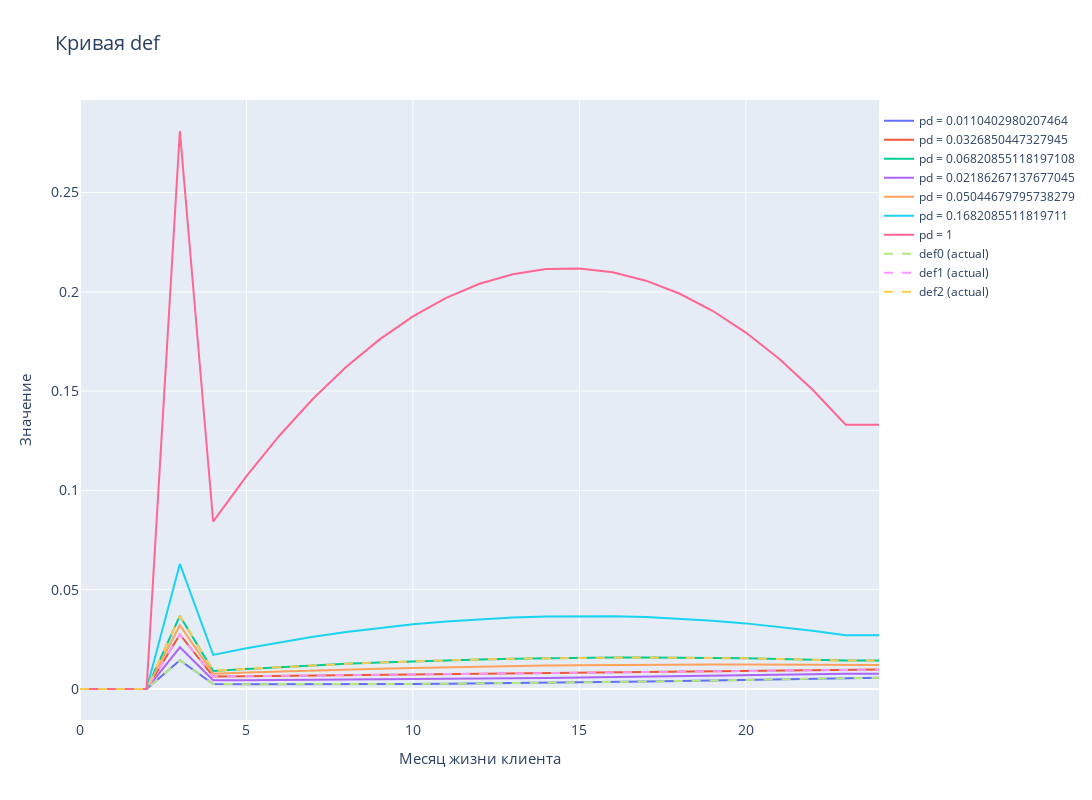

Write notebook code for a chart like this one.
### Code cell
md = 'pd'
name_cv = 'def'
av0 = df[f'{md}0'].mean()
av1 = df[f'{md}1'].mean()
av2 = df[f'{md}2'].mean()
span0_1 = av0 + (av1-av0)/2
span1_2 = av1 + (av2-av1)/2
span2 = av2 + 0.1
plot_curves(df, [av0, av1, av2, span0_1, span1_2, span2, max_val], name=name_cv, mode=md)
